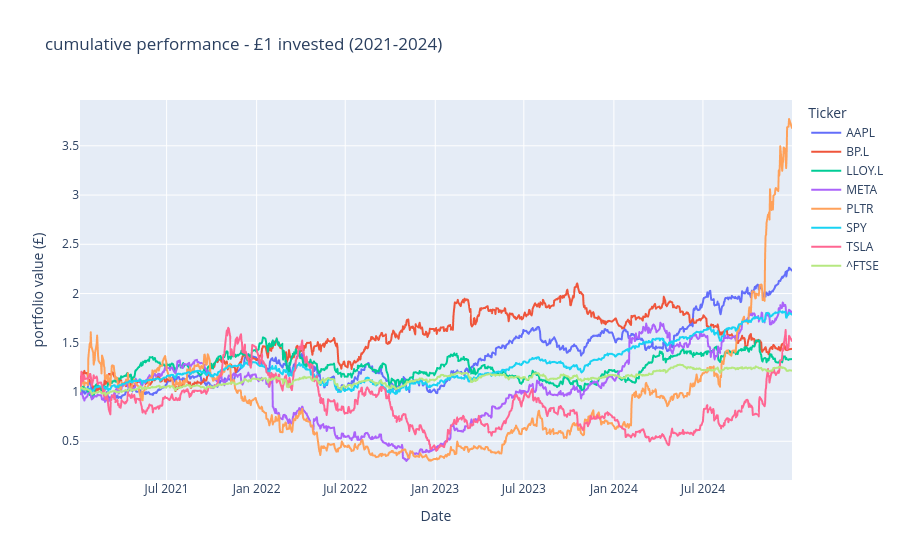

Notebook source saved alongside this figure:
### Code cell
cumulative = np.exp(log_return.cumsum())

fig_cumulative = px.line(
    cumulative,
    x=cumulative.index,
    y=cumulative.columns,
    title='cumulative performance - £1 invested (2021-2024)',
    labels={'value': 'portfolio value (£)', 'index': 'date', 'variable': 'ticker'}
)
fig_cumulative.show()

### Figure 1 — Plotly figure (JSON) as saved in the notebook; plotly's stock layout.template omitted (floating-point values rounded to 4 significant figures; data arrays with more than 128 entries replaced by an {"elided": "..."} marker saying what was removed)
{"data": [{"hovertemplate": "Ticker=AAPL<br>Date=%{x}<br>portfolio value (£)=%{y}<extra></extra>", "legendgroup": "AAPL", "line": {"color": "#636efa", "dash": "solid"}, "marker": {"symbol": "circle"}, "mode": "lines", "name": "AAPL", "showlegend": true, "type": "scattergl", "x": {"elided": "937 str values"}, "xaxis": "x", "y": {"elided": "937 float values"}, "yaxis": "y"}, {"hovertemplate": "Ticker=BP.L<br>Date=%{x}<br>portfolio value (£)=%{y}<extra></extra>", "legendgroup": "BP.L", "line": {"color": "#EF553B", "dash": "solid"}, "marker": {"symbol": "circle"}, "mode": "lines", "name": "BP.L", "showlegend": true, "type": "scattergl", "x": {"elided": "937 str values"}, "xaxis": "x", "y": {"elided": "937 float values"}, "yaxis": "y"}, {"hovertemplate": "Ticker=LLOY.L<br>Date=%{x}<br>portfolio value (£)=%{y}<extra></extra>", "legendgroup": "LLOY.L", "line": {"color": "#00cc96", "dash": "solid"}, "marker": {"symbol": "circle"}, "mode": "lines", "name": "LLOY.L", "showlegend": true, "type": "scattergl", "x": {"elided": "937 str values"}, "xaxis": "x", "y": {"elided": "937 float values"}, "yaxis": "y"}, {"hovertemplate": "Ticker=META<br>Date=%{x}<br>portfolio value (£)=%{y}<extra></extra>", "legendgroup": "META", "line": {"color": "#ab63fa", "dash": "solid"}, "marker": {"symbol": "circle"}, "mode": "lines", "name": "META", "showlegend": true, "type": "scattergl", "x": {"elided": "937 str values"}, "xaxis": "x", "y": {"elided": "937 float values"}, "yaxis": "y"}, {"hovertemplate": "Ticker=PLTR<br>Date=%{x}<br>portfolio value (£)=%{y}<extra></extra>", "legendgroup": "PLTR", "line": {"color": "#FFA15A", "dash": "solid"}, "marker": {"symbol": "circle"}, "mode": "lines", "name": "PLTR", "showlegend": true, "type": "scattergl", "x": {"elided": "937 str values"}, "xaxis": "x", "y": {"elided": "937 float values"}, "yaxis": "y"}, {"hovertemplate": "Ticker=SPY<br>Date=%{x}<br>portfolio value (£)=%{y}<extra></extra>", "legendgroup": "SPY", "line": {"color": "#19d3f3", "dash": "solid"}, "marker": {"symbol": "circle"}, "mode": "lines", "name": "SPY", "showlegend": true, "type": "scattergl", "x": {"elided": "937 str values"}, "xaxis": "x", "y": {"elided": "937 float values"}, "yaxis": "y"}, {"hovertemplate": "Ticker=TSLA<br>Date=%{x}<br>portfolio value (£)=%{y}<extra></extra>", "legendgroup": "TSLA", "line": {"color": "#FF6692", "dash": "solid"}, "marker": {"symbol": "circle"}, "mode": "lines", "name": "TSLA", "showlegend": true, "type": "scattergl", "x": {"elided": "937 str values"}, "xaxis": "x", "y": {"elided": "937 float values"}, "yaxis": "y"}, {"hovertemplate": "Ticker=^FTSE<br>Date=%{x}<br>portfolio value (£)=%{y}<extra></extra>", "legendgroup": "^FTSE", "line": {"color": "#B6E880", "dash": "solid"}, "marker": {"symbol": "circle"}, "mode": "lines", "name": "^FTSE", "showlegend": true, "type": "scattergl", "x": {"elided": "937 str values"}, "xaxis": "x", "y": {"elided": "937 float values"}, "yaxis": "y"}], "layout": {"legend": {"title": {"text": "Ticker"}, "tracegroupgap": 0}, "title": {"text": "cumulative performance - £1 invested (2021-2024)"}, "xaxis": {"anchor": "y", "domain": [0, 1], "title": {"text": "Date"}}, "yaxis": {"anchor": "x", "domain": [0, 1], "title": {"text": "portfolio value (£)"}}}}
